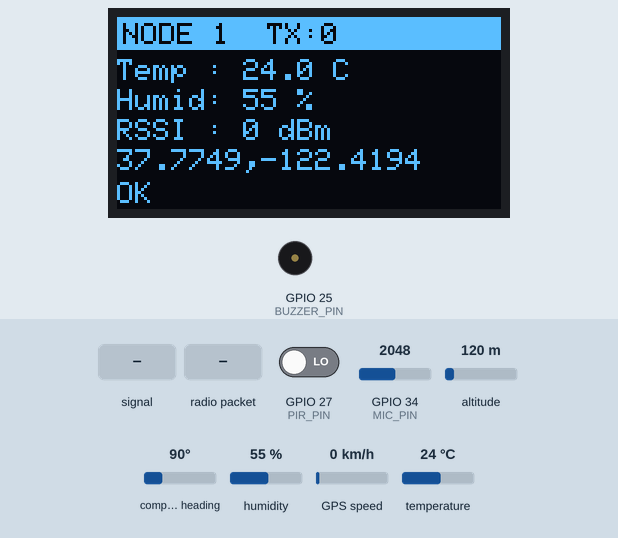
Recording of a sketch running on a simulated ESP32. On the bench: 128×64 one-colour display, buzzer (waves = sounding, pin HIGH). Inputs (shaded band) come from the test bench; at power-on: GPIO 34 (MIC_PIN) = 2048, GPIO 27 (PIR_PIN) LOW, altitude 120 m, compass heading 90°, humidity 55 %, GPS speed 0 km/h, temperature 24 °C. The GPS gets a fix after 3 s at 37.7749, -122.4194 with 8 satellites; no radio packets arrive unless stated; what the sketch prints to the serial monitor is not drawn.

Above: at 4.0 s.
4.1 s: GPIO 34 (MIC_PIN) fed a 50 Hz sine of ±1228 counts around its level
At 8.6 s:
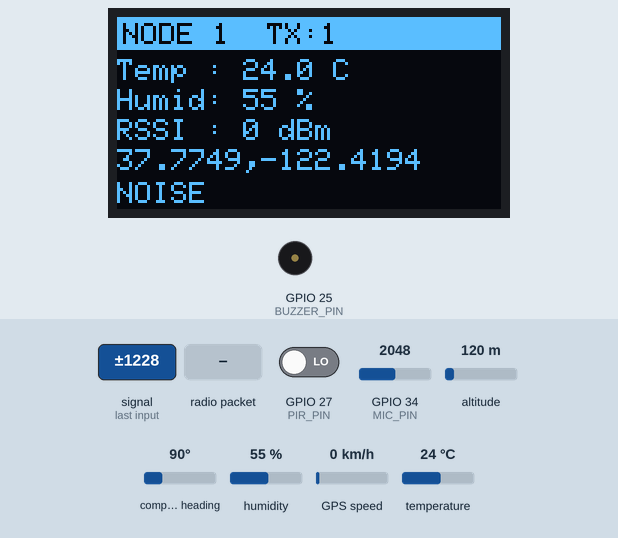
10.5 s: GPIO 34 (MIC_PIN) set to 2743
12.4 s: GPIO 34 (MIC_PIN) set to 2835
At 16.8 s:
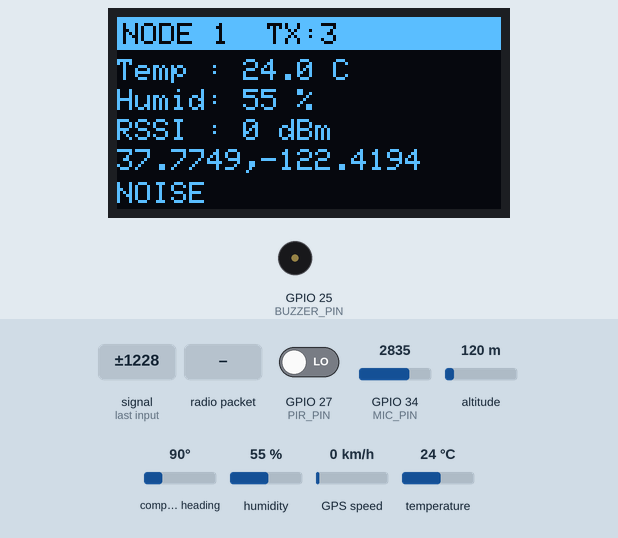
17.4 s: GPIO 27 (PIR_PIN) driven HIGH
At 18.9 s:
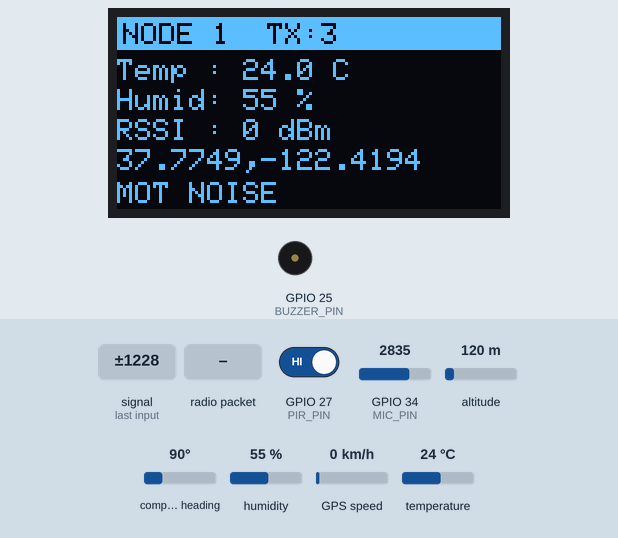
22.4 s: GPIO 34 (MIC_PIN) fed a 200 Hz sine of ±327 counts around its level
At 23.3 s:
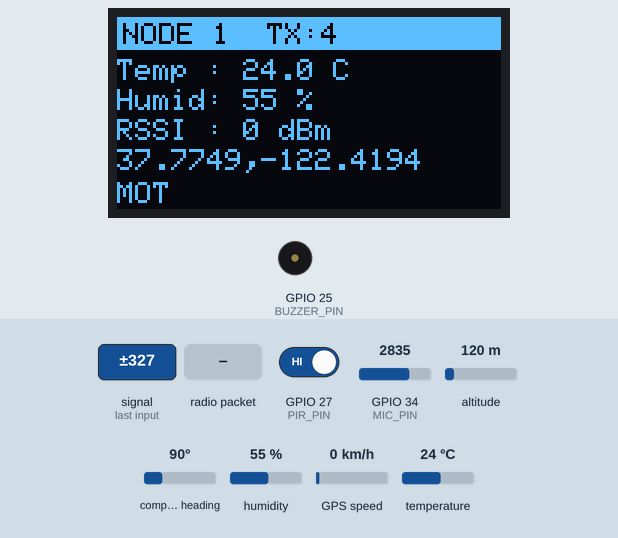
26.4 s: radio packet "ACK" arrives
At 30.1 s:
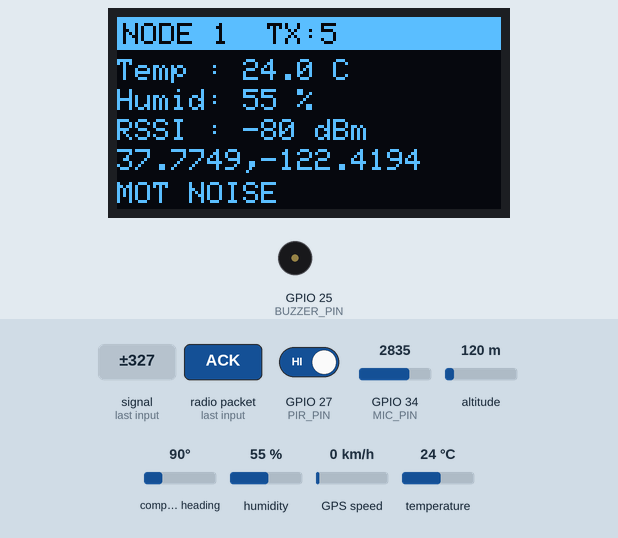
Timing chart, 0 to 30.4 s (numbered marks = the images above; inputs shaded):
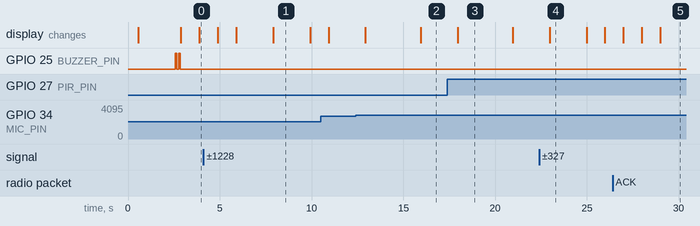

The sketch:

node.ino
```cpp
/*
 * ============================================================
 *  COAL MINE MINER NODE FIRMWARE — ESP32
 * ============================================================
 *  Components:
 *    - ESP32 (38-pin devkit)
 *    - SX1278 LoRa module (SPI)
 *    - DHT22 temperature + humidity sensor
 *    - NEO-6M / NEO-8M GPS module (UART2)
 *    - SSD1306 OLED display 128x64 (I2C)
 *    - PIR motion sensor (HC-SR501)
 *    - Active buzzer
 *    - Analog microphone (MAX4466)
 *    - SOS push button
 *
 *  Pin assignments (DO NOT CHANGE):
 *    LoRa SCK   = 18   LoRa MISO  = 19
 *    LoRa MOSI  = 23   LoRa CS    = 5
 *    LoRa RST   = 14   LoRa DIO0  = 26
 *    DHT22      = 4    (10k pullup to 3.3V)
 *    GPS RX2    = 16   GPS TX2    = 17
 *    OLED SDA   = 21   OLED SCL   = 22
 *    PIR        = 27
 *    BUZZER     = 25
 *    MIC (ADC)  = 34
 *    SOS BUTTON = 0    (active LOW, uses internal pullup)
 *
 *  Libraries needed (Tools > Manage Libraries):
 *    - LoRa                  by Sandeep Mistry
 *    - DHT sensor library    by Adafruit
 *    - Adafruit Unified Sensor
 *    - TinyGPSPlus           by Mikal Hart
 *    - Adafruit SSD1306      by Adafruit
 *    - Adafruit GFX Library  by Adafruit
 *    - ArduinoJson           by Benoit Blanchon  (version 6.x)
 * ============================================================
 */

#include <SPI.h>
#include <LoRa.h>
#include <Wire.h>
#include <DHT.h>
#include <TinyGPSPlus.h>
#include <Adafruit_GFX.h>
#include <Adafruit_SSD1306.h>
#include <ArduinoJson.h>

// ============================================================
// NODE IDENTITY — change NODE_ID for each miner board (1-5)
// ============================================================
#define NODE_ID   1
#define SECTION   "SEC-A"

// ============================================================
// PIN DEFINITIONS — do not change
// ============================================================
#define LORA_SCK    18
#define LORA_MISO   19
#define LORA_MOSI   23
#define LORA_CS     5
#define LORA_RST    14
#define LORA_DIO0   26
#define LORA_BAND   915E6

#define DHT_PIN     4
#define DHT_TYPE    DHT22

#define GPS_RX_PIN  16
#define GPS_TX_PIN  17
#define GPS_BAUD    9600

#define OLED_SDA    21
#define OLED_SCL    22
#define OLED_WIDTH  128
#define OLED_HEIGHT 64
#define OLED_ADDR   0x3C

#define PIR_PIN     27
#define BUZZER_PIN  25
#define MIC_PIN     34
#define SOS_PIN     0

// ============================================================
// TIMING
// ============================================================
#define TX_INTERVAL    5000   // ms between LoRa transmissions
#define OLED_INTERVAL  1000   // ms between OLED refreshes
#define MIC_SAMPLES    32     // ADC samples to average
#define MIC_THRESHOLD  2800   // ADC level = loud noise alert

// ============================================================
// OBJECTS
// ============================================================
DHT              dht(DHT_PIN, DHT_TYPE);
TinyGPSPlus      gps;
HardwareSerial   gpsSerial(2);                          // UART2
Adafruit_SSD1306 display(OLED_WIDTH, OLED_HEIGHT, &Wire, -1);

// ============================================================
// GLOBAL STATE
// ============================================================
float    temperature    = 0.0f;
float    humidity       = 0.0f;
bool     motionDetected = false;
bool     sosActive      = false;
bool     noiseAlert     = false;
int      noiseLevel     = 0;
double   gpsLat         = 0.0;
double   gpsLon         = 0.0;
bool     gpsValid       = false;
uint32_t txCount        = 0;
uint32_t rxCount        = 0;
int      lastRSSI       = 0;
bool     loraOk         = false;

unsigned long lastTxMs   = 0;
unsigned long lastOledMs = 0;

// ============================================================
// FORWARD DECLARATIONS
// ============================================================
void showSplash();
void updateOLED();
void sendPacket();
void beep(int times, int durationMs);
int  readNoiseLevel();

// ============================================================
// SETUP
// ============================================================
void setup() {
  Serial.begin(115200);
  delay(500);

  // Output pins
  pinMode(BUZZER_PIN, OUTPUT);
  digitalWrite(BUZZER_PIN, LOW);

  // Input pins
  pinMode(PIR_PIN, INPUT);
  pinMode(SOS_PIN, INPUT_PULLUP);   // active LOW

  // ── OLED ──────────────────────────────────────────────────
  Wire.begin(OLED_SDA, OLED_SCL);
  Wire.setClock(400000);   // Fast I2C mode 400kHz
  if (display.begin(SSD1306_SWITCHCAPVCC, OLED_ADDR)) {
    showSplash();
  } else {
    Serial.println("[OLED] Init failed — check wiring");
  }

  // ── DHT22 ─────────────────────────────────────────────────
  dht.begin();
  Serial.println("[DHT] OK");

  // ── GPS on UART2 ──────────────────────────────────────────
  gpsSerial.begin(GPS_BAUD, SERIAL_8N1, GPS_RX_PIN, GPS_TX_PIN);
  Serial.println("[GPS] Started UART2");

  // ── LoRa ──────────────────────────────────────────────────
  SPI.begin(LORA_SCK, LORA_MISO, LORA_MOSI, LORA_CS);
  LoRa.setPins(LORA_CS, LORA_RST, LORA_DIO0);

  if (!LoRa.begin(LORA_BAND)) {
    Serial.println("[LoRa] INIT FAILED — check wiring");
    display.clearDisplay();
    display.setTextSize(1);
    display.setTextColor(SSD1306_WHITE);
    display.setCursor(4, 20);
    display.println("LoRa INIT FAILED");
    display.setCursor(4, 32);
    display.println("Check SPI wiring:");
    display.setCursor(4, 42);
    display.println("SCK=18 MISO=19");
    display.setCursor(4, 52);
    display.println("MOSI=23 CS=5");
    display.display();
    loraOk = false;
  } else {
    LoRa.setSpreadingFactor(12);
    LoRa.setSignalBandwidth(125E3);
    LoRa.setCodingRate4(8);
    LoRa.setTxPower(20);
    LoRa.setSyncWord(0xF3);
    loraOk = true;
    Serial.printf("[LoRa] OK — Node %d | 915 MHz | SF12\n", NODE_ID);
    beep(2, 80);   // 2 short beeps = ready
  }
}

// ============================================================
// MAIN LOOP
// ============================================================
void loop() {

  // Feed GPS sentences into the parser
  while (gpsSerial.available() > 0) {
    if (gps.encode(gpsSerial.read())) {
      if (gps.location.isValid() && gps.location.age() < 3000) {
        gpsLat  = gps.location.lat();
        gpsLon  = gps.location.lng();
        gpsValid = true;
      }
    }
  }

  // PIR
  motionDetected = (digitalRead(PIR_PIN) == HIGH);

  // SOS button (active LOW)
  sosActive = (digitalRead(SOS_PIN) == LOW);
  static unsigned long lastSosBeep = 0;
  if (sosActive && (millis() - lastSosBeep > 2500)) {
    lastSosBeep = millis();
    beep(2, 100);
  }

  // Microphone
  noiseLevel = readNoiseLevel();
  noiseAlert = (noiseLevel > MIC_THRESHOLD);

  // DHT22 — only read every ~2s (sensor limitation)
  static unsigned long lastDhtMs = 0;
  if (millis() - lastDhtMs > 2000) {
    lastDhtMs = millis();
    float t = dht.readTemperature();
    float h = dht.readHumidity();
    if (!isnan(t)) temperature = t;
    if (!isnan(h)) humidity    = h;
  }

  // Transmit LoRa packet
  if (loraOk && (millis() - lastTxMs >= TX_INTERVAL)) {
    lastTxMs = millis();
    sendPacket();
  }

  // Listen for ACK from gateway
  if (loraOk) {
    int pkt = LoRa.parsePacket();
    if (pkt > 0) {
      String ack = "";
      while (LoRa.available()) {
        ack += (char)LoRa.read();
      }
      lastRSSI = LoRa.packetRssi();
      if (ack.startsWith("ACK")) {
        rxCount++;
        Serial.printf("[ACK] %s | RSSI:%d\n", ack.c_str(), lastRSSI);
      }
    }
  }

  // Refresh OLED
  if (millis() - lastOledMs >= OLED_INTERVAL) {
    lastOledMs = millis();
    updateOLED();
  }
}

// ============================================================
// SEND LORA PACKET
// ============================================================
void sendPacket() {
  txCount++;

  // Use JsonDocument (ArduinoJson v7) or StaticJsonDocument (v6)
  // This works for both versions:
  StaticJsonDocument<400> doc;

  doc["nid"]   = NODE_ID;
  doc["sec"]   = SECTION;
  doc["t"]     = (float)((int)(temperature * 10)) / 10.0;
  doc["h"]     = (int)humidity;
  doc["gas"]   = 0;
  doc["sos"]   = sosActive ? 1 : 0;
  doc["mot"]   = motionDetected ? 1 : 0;
  doc["noise"] = noiseAlert ? 1 : 0;
  doc["nlvl"]  = noiseLevel;
  doc["tx"]    = txCount;
  doc["ts"]    = (uint32_t)(millis() / 1000);
  doc["rssi"]  = lastRSSI;

  if (gpsValid) {
    doc["lat"]  = serialized(String(gpsLat,  6));
    doc["lon"]  = serialized(String(gpsLon, 6));
  }

  String payload;
  serializeJson(doc, payload);

  LoRa.beginPacket();
  LoRa.print(payload);
  LoRa.endPacket(false);   // false = blocking, waits for TX done

  Serial.printf("[TX#%lu] T:%.1f H:%.0f SOS:%d MOT:%d NOISE:%d\n",
    txCount, temperature, humidity,
    (int)sosActive, (int)motionDetected, (int)noiseAlert);
}

// ============================================================
// OLED
// ============================================================
void updateOLED() {
  display.clearDisplay();
  display.setTextColor(SSD1306_WHITE);

  // Header
  display.fillRect(0, 0, 128, 11, SSD1306_WHITE);
  display.setTextColor(SSD1306_BLACK);
  display.setTextSize(1);
  display.setCursor(2, 2);
  display.print("NODE ");
  display.print(NODE_ID);
  display.print("  TX:");
  display.print(txCount);
  display.setTextColor(SSD1306_WHITE);

  // Row 1 — temperature
  display.setCursor(0, 14);
  display.print("Temp : ");
  display.print(temperature, 1);
  display.print(" C");

  // Row 2 — humidity
  display.setCursor(0, 24);
  display.print("Humid: ");
  display.print((int)humidity);
  display.print(" %");

  // Row 3 — RSSI
  display.setCursor(0, 34);
  display.print("RSSI : ");
  display.print(lastRSSI);
  display.print(" dBm");

  // Row 4 — GPS
  display.setCursor(0, 44);
  if (gpsValid) {
    display.print(gpsLat, 4);
    display.print(",");
    display.print(gpsLon, 4);
  } else {
    display.print("GPS: searching...");
  }

  // Row 5 — status
  display.setCursor(0, 55);
  if (sosActive) {
    display.fillRect(0, 54, 128, 10, SSD1306_WHITE);
    display.setTextColor(SSD1306_BLACK);
    display.setCursor(18, 55);
    display.print("!! SOS ACTIVE !!");
    display.setTextColor(SSD1306_WHITE);
  } else {
    if (motionDetected) display.print("MOT ");
    if (noiseAlert)     display.print("NOISE ");
    if (!loraOk)        display.print("LORA-ERR");
    if (!motionDetected && !noiseAlert && loraOk) display.print("OK");
  }

  display.display();
}

// ============================================================
// SPLASH SCREEN
// ============================================================
void showSplash() {
  display.clearDisplay();
  display.setTextColor(SSD1306_WHITE);
  display.setTextSize(1);
  display.setCursor(10, 2);
  display.print("COALMINE MONITOR");
  display.drawLine(0, 12, 128, 12, SSD1306_WHITE);
  display.setTextSize(2);
  display.setCursor(20, 18);
  display.print("NODE ");
  display.print(NODE_ID);
  display.setTextSize(1);
  display.setCursor(15, 40);
  display.print("LoRa 915MHz SF12");
  display.setCursor(25, 52);
  display.print("Starting up...");
  display.display();
  delay(2000);
}

// ============================================================
// BUZZER
// ============================================================
void beep(int times, int durationMs) {
  for (int i = 0; i < times; i++) {
    digitalWrite(BUZZER_PIN, HIGH);
    delay(durationMs);
    digitalWrite(BUZZER_PIN, LOW);
    if (i < times - 1) delay(100);
  }
}

// ============================================================
// MICROPHONE — average ADC reading
// ============================================================
int readNoiseLevel() {
  long total = 0;
  for (int i = 0; i < MIC_SAMPLES; i++) {
    total += analogRead(MIC_PIN);
    delayMicroseconds(100);
  }
  return (int)(total / MIC_SAMPLES);
}
```

Measured:
- the behaviour switches between 2800 and 2801 on GPIO 34 (MIC_PIN) (found by bisection; images 1 and 2)
- after the input at 4.1 s, the display: first changes after 0.80 s (image 1 shows a later state)
- after the input at 12.4 s, the display: first changes after 0.53 s (image 2 shows a later state)
- after the input at 17.4 s, the display: changes after 0.56 s (image 3)
- after the input at 22.4 s, the display: changes after 0.58 s (image 4)
- after the input at 26.4 s, the display: changes after 0.59 s (image 5)
- what the display in image 1 shows lasts 2.0 s, from 7.9 s to 9.9 s
